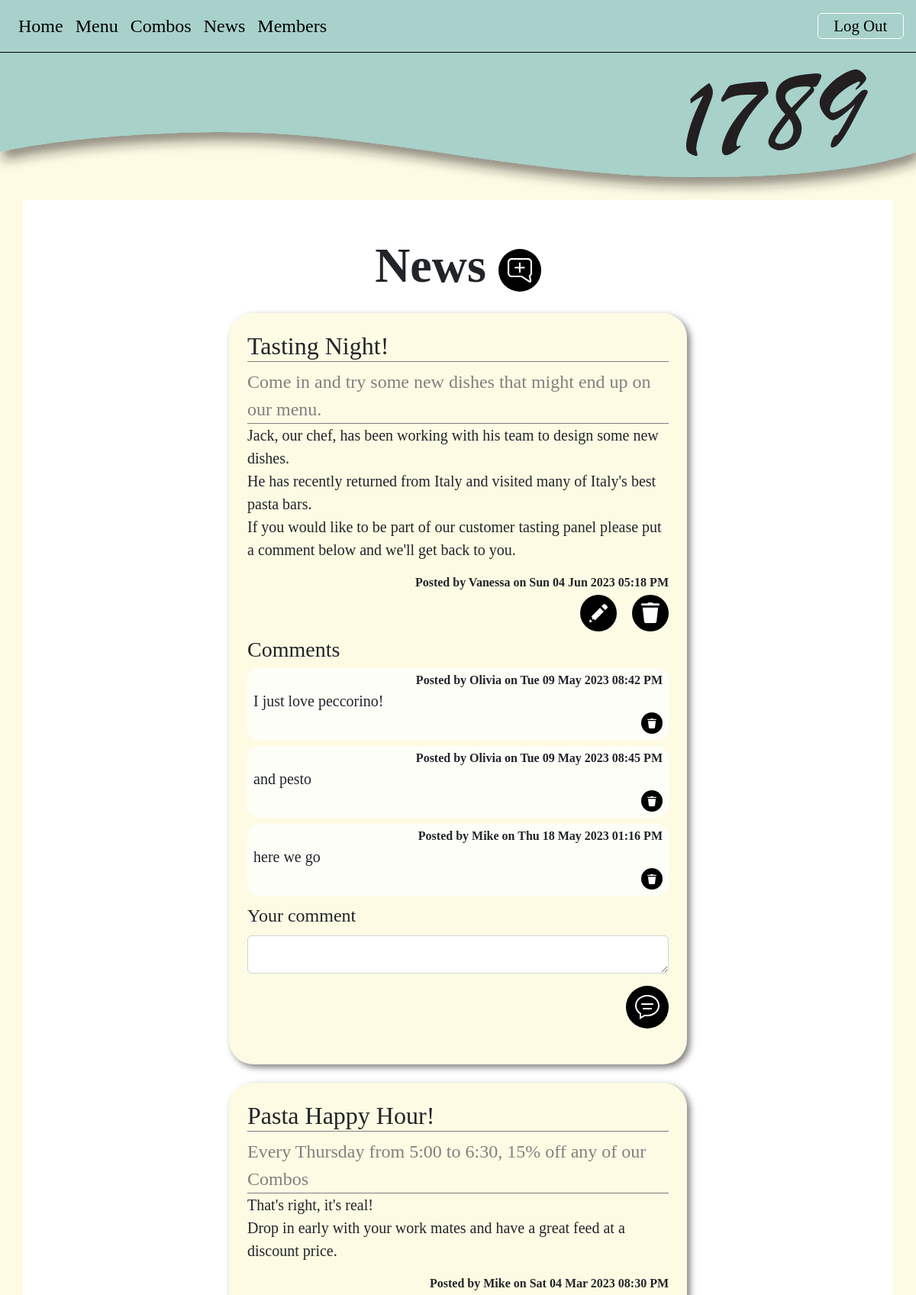
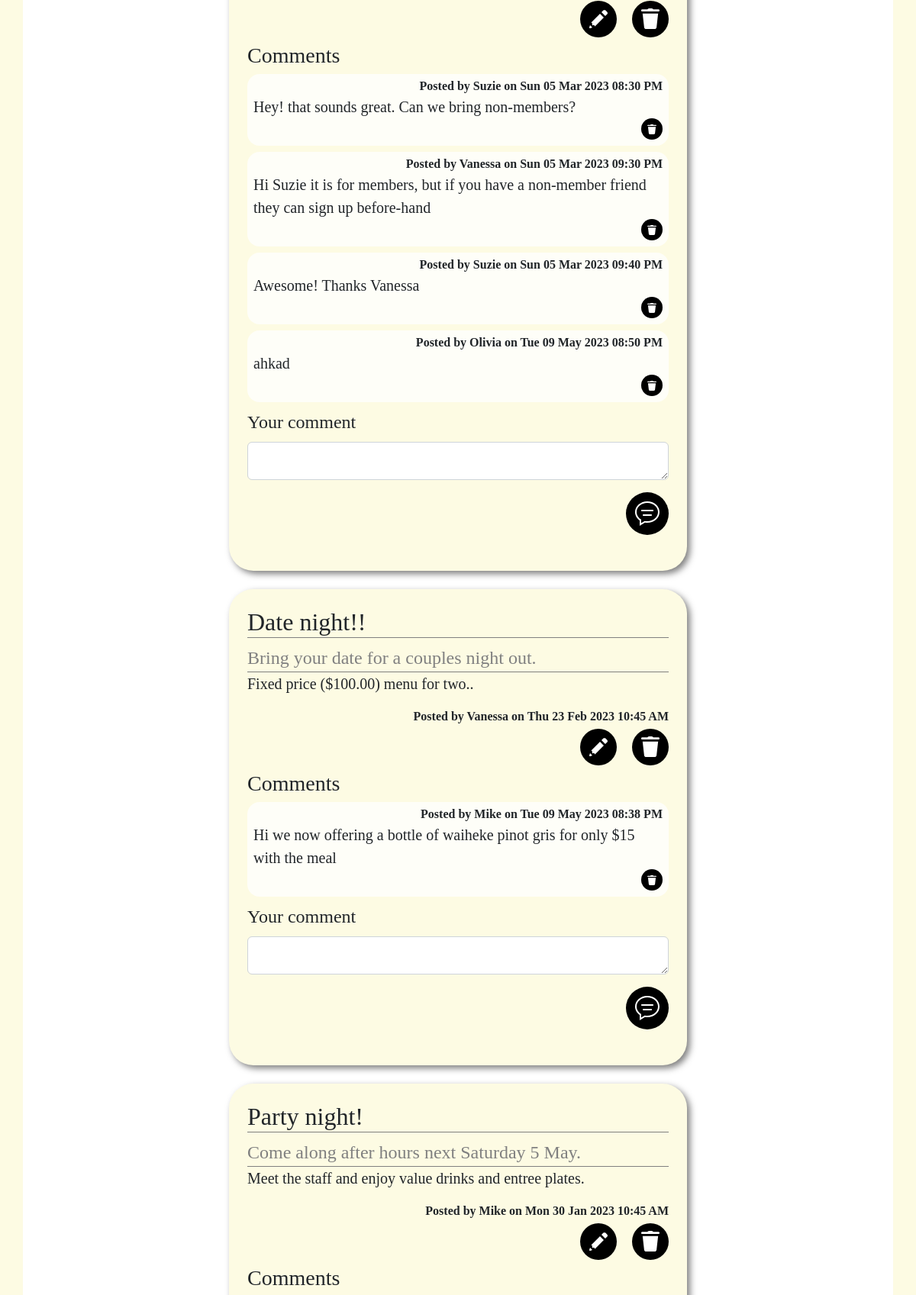
The app's page /news (signed in, upper part) with its own data (2 pictures, top to bottom).
### tables this page shows
CREATE TABLE news(
    news_id integer primary key autoincrement not null,
    title text not null unique,
    subtitle text not null unique,
    content text not null unique,
    newsdate date not null,
    member_id integer not null,
    foreign key(member_id) references member(member_id)
);

CREATE TABLE member(
    member_id integer primary key autoincrement not null,
    name text not null,
    email text not null unique,
    password text not null,
    authorisation integer not null
);

CREATE TABLE comment(
    comment_id integer primary key autoincrement not null,
    news_id integer not null,
    member_id integer not null,
    comment text not null unique,
    commentdate date not null,
    foreign key(news_id) references news(news_id),
    foreign key(member_id) references member(member_id)
);

### server.py (the view)
@app.route('/news')
def news():
    news_set = []
    sql="""select news.news_id,news.title,news.subtitle, news.content, news.newsdate, member.name
     from news
     join member on member.member_id = news.member_id
     order by newsdate desc
     """
    result = run_search_query_tuples(sql, (), db_path, True)
    for row in result:
        news_dict = {}
        for k in row.keys():
            news_dict[k] = row[k]
        sql = """select comment.comment_id, comment.comment, comment.commentdate, member.name
        from comment
        join member on comment.member_id = member.member_id
        where comment.news_id = ?
        order by comment.commentdate asc
        """
        values_tuple = (news_dict['news_id'],)
        result = run_search_query_tuples(sql,values_tuple, db_path, True)
        news_dict['comments'] = result
        news_set.append(news_dict)
    return render_template("news.html", news=news_set)

### db_functions.py (called while the page is built)
def run_search_query_tuples(sql_query, values_tuple, file_path, rowfactory=False):
    result = None
    try:
        db = sqlite3.connect(file_path)
        if rowfactory:
            db.row_factory = sqlite3.Row
        cursor = db.cursor()
        cursor.execute(sql_query, values_tuple)
        result = cursor.fetchall()
        cursor.close()
    except sqlite3.Error as error:
        print("Error running search query tuples: {}".format(error))
        return None
    db.close()
    if result is None:
        print("No search values were found")
    return result

### server.py (called while the page is built)
@app.template_filter()
def news_date(sqlite_dt):
    x = datetime.strptime(sqlite_dt, '%Y-%m-%d %H:%M:%S')
    return x.strftime("%a %d %b %Y %I:%M %p")

### templates/news.html (shortened to what this page needs)
{% extends "layout.html" %}
{% block banner %}
static/images/small_banner.svg
{% endblock %}
{% block content %}
<div class="container-lg py-sm-5 py-1">
     <h1> News
    {% if session and session['authorisation'] == 0 %}
    <a class="icon-button post-button " href="{{ url_for('news_cud', id=0, task='add') }}"></a>
    {% endif %}
         </h1>
    {% for row in news %}
    <div class="news p-4 my-4">
    <h2> {{ row['title'] }}</h2>
        <div class="subtitle"> {{ row['subtitle'] }}</div>
        <p class="news-text"> {{ row['content'] | replace("\n", "<br>") | safe}} </p>
        <div class="news-meta">Posted by {{ row['name'] }} on {{ row['newsdate'] | news_date }}</div>
        {% if session and session['authorisation'] == 0 %}
        <div class="news-meta mt-1">
            <a class="icon-button edit-button" href="{{ url_for('news_cud', id=row['news_id'], task='update') }}"></a>
              <a class="icon-button delete-button" href="{{ url_for('news_cud', id=row['news_id'], task='delete') }}"></a>
        </div>
        {% endif %}
        <h3 id="{{ row['news_id'] }}">Comments</h3>
        {% for comment in row['comments'] %}
        <div class="comment">
             <div>Posted by {{comment['name']}} on {{ comment['commentdate'] | news_date }} </div>
            <div>{{ comment['comment'] }}</div>
            <div >
                <a class="icon-button delete-button small-icon-button" href="{{ url_for('comment_cud', id=comment['comment_id'], task='delete') }}"></a>
            </div>
        </div>
        {% endfor %}
                <div>
            {% if session and session['authorisation'] in [0,1] %}
            <form action="{{url_for('comment_cud', news_id=row['news_id'], member_id=session['id'],task='add')}}" method="POST">
                <div>
                    <label for="comment" class="form-label">Your comment</label>
                    <textarea class="form-control" id="comment" name="comment" rows="1" required>{{content}}</textarea>
                </div>
                    <div class="text-end">
                    <button  type="submit" class="icon-button comment-btn" ></button>
                </div>
            </form>
                {% endif %}
        </div>
    </div>
    {% endfor %}
</div>
{% endblock %}

### static/styles.css (style rules this page uses)
:root { --brand-paper: rgb(253,251,227); --brand-green: rgb(167,209,202); --brand-green-pale: rgb(223,237,224); }
body { font-family: 'Cormorant Garamond', serif; font-size: 100%; background-color: var(--brand-paper); margin:0; }
h1 { font-size: 4em; text-align: center; font-weight: 600; margin: 0; }
h2 { border-bottom: 1px solid gray; }
.icon-button { background-size: 1.5rem; background-repeat: no-repeat; background-position: center center; background-color: rgb(0,0,0); display: inline-block; margin: 0 0 0 1rem; padding: 0em 0em; width: 3rem; height: 3rem; border-radius:5em; border: 0; cursor: pointer; box-sizing:border-box; text-align:center; }
.comment-btn { background-image: url("comment.svg"); background-size: 2rem; width: 3.5rem; height: 3.5rem; }
.edit-button { background-image: url("edit.svg"); }
.delete-button { background-image: url("delete.svg"); }
.post-button { background-image: url("post.svg"); vertical-align: middle; margin:0; background-size: 2rem; width: 3.5rem; height: 3.5rem; }
.small-icon-button { background-size: 0.75rem; width: 1.75rem; height: 1.75rem; }
.container-lg { border: 0px solid pink; background-color: rgb(255,255,255); overflow: auto; margin-bottom: 2.5em; }
.subtitle { font-size: 1.5em; border-bottom: 1px solid gray; color: gray; }
.news { max-width: 600px; margin: auto; background-color: var(--brand-paper); border-radius: 2em; filter: drop-shadow(0.25em 0.25em 0.25em rgba(0,0,0,0.5)); }
.news-text { font-size: 1.25em; }
.news-meta { text-align: end; font-weight: bold; }
.comment { background-color: rgba(255,255,255,0.75); border-radius: 1em; padding: 0.25em 0.5em 0.25em 0.5em; margin-bottom: 0.5em; }
.comment div:first-child { text-align: end; font-weight: bold; }
.comment div:nth-child(2) { font-size: 1.25em; }
.comment div:nth-child(3) { text-align: end; font-size: 0.5em; }
label, input[type='text'], input[type='email'], input[type='password'], textarea { font-size: 1.5em !important; }
form div { margin-bottom: 1em; }

### records on screen
news: title "Tasting Night!", subtitle "Come in and try some new dishes that might end up on our menu.", content "Jack, our chef, has been working with his team to design some new dishes. He has recently returned from Italy and visited many of Italy's best pasta bars. If you would like to be part of our customer tasting panel please put a comment below and we'll get back to you.", name "Vanessa", newsdate|news_date "Sun 04 Jun 2023 05:18 PM"
comment: name "Olivia", commentdate|news_date "Tue 09 May 2023 08:42 PM", comment "I just love peccorino!"
comment: name "Olivia", commentdate|news_date "Tue 09 May 2023 08:45 PM", comment "and pesto"
comment: name "Mike", commentdate|news_date "Thu 18 May 2023 01:16 PM", comment "here we go"
news: title "Pasta Happy Hour!", subtitle "Every Thursday from 5:00 to 6:30, 15% off any of our Combos", content "That's right, it's real! Drop in early with your work mates and have a great feed at a discount price.", name "Mike", newsdate|news_date "Sat 04 Mar 2023 08:30 PM"
comment: name "Suzie", commentdate|news_date "Sun 05 Mar 2023 08:30 PM", comment "Hey! that sounds great. Can we bring non-members?"
comment: name "Vanessa", commentdate|news_date "Sun 05 Mar 2023 09:30 PM", comment "Hi Suzie it is for members, but if you have a non-member friend they can sign up before-hand"
comment: name "Suzie", commentdate|news_date "Sun 05 Mar 2023 09:40 PM", comment "Awesome! Thanks Vanessa"
comment: name "Olivia", commentdate|news_date "Tue 09 May 2023 08:50 PM", comment "ahkad"
news: title "Date night!!", subtitle "Bring your date for a couples night out.", content "Fixed price ($100.00) menu for two..", name "Vanessa", newsdate|news_date "Thu 23 Feb 2023 10:45 AM"
comment: name "Mike", commentdate|news_date "Tue 09 May 2023 08:38 PM", comment "Hi we now offering a bottle of waiheke pinot gris for only $15 with the meal"
news: title "Party night!", subtitle "Come along after hours next Saturday 5 May.", content "Meet the staff and enjoy value drinks and entree plates.", name "Mike", newsdate|news_date "Mon 30 Jan 2023 10:45 AM"
